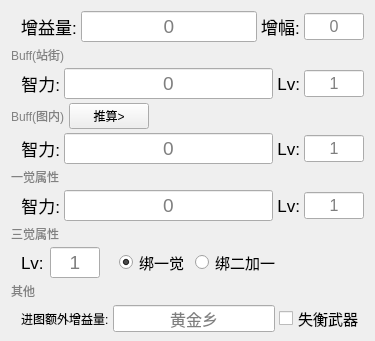
                   <widget class="QWidget" name="tab1">
                    <attribute name="title">
                     <string>基础属性</string>
                    </attribute>
                    <layout class="QVBoxLayout" name="verticalLayout">
                     <property name="spacing">
                      <number>4</number>
                     </property>
                     <property name="bottomMargin">
                      <number>8</number>
                     </property>
                     <item>
                      <layout class="QHBoxLayout" name="horizontalLayout_7">
                       <property name="leftMargin">
                        <number>10</number>
                       </property>
                       <item>
                        <widget class="QLabel" name="label_31">
                         <property name="font">
                          <font>
                           <family>Arial</family>
                           <pointsize>13</pointsize>
                           <weight>50</weight>
                           <bold>false</bold>
                          </font>
                         </property>
                         <property name="text">
                          <string>增益量:</string>
                         </property>
                         <property name="alignment">
                          <set>Qt::AlignCenter</set>
                         </property>
                        </widget>
                       </item>
                       <item>
                        <widget class="QLineEdit" name="buff_amount_out_map">
                         <property name="font">
                          <font>
                           <pointsize>14</pointsize>
                          </font>
                         </property>
                         <property name="inputMethodHints">
                          <set>Qt::ImhNone</set>
                         </property>
                         <property name="inputMask">
                          <string notr="true"/>
                         </property>
                         <property name="text">
                          <string/>
                         </property>
                         <property name="maxLength">
                          <number>32767</number>
                         </property>
                         <property name="alignment">
                          <set>Qt::AlignCenter</set>
                         </property>
                         <property name="placeholderText">
                          <string>0</string>
                         </property>
                         <property name="clearButtonEnabled">
                          <bool>false</bool>
                         </property>
                        </widget>
                       </item>
                       <item>
                        <widget class="QLabel" name="label_32">
                         <property name="font">
                          <font>
                           <family>Arial</family>
                           <pointsize>13</pointsize>
                           <weight>50</weight>
                           <bold>false</bold>
                          </font>
                         </property>
                         <property name="text">
                          <string>增幅:</string>
                         </property>
                         <property name="alignment">
                          <set>Qt::AlignCenter</set>
                         </property>
                        </widget>
                       </item>
                       <item>
                        <widget class="QLineEdit" name="buff_amount_enh">
                         <property name="minimumSize">
                          <size>
                           <width>50</width>
                           <height>0</height>
                          </size>
                         </property>
                         <property name="maximumSize">
                          <size>
                           <width>60</width>
                           <height>16777215</height>
                          </size>
                         </property>
                         <property name="font">
                          <font>
                           <pointsize>12</pointsize>
                          </font>
                         </property>
                         <property name="alignment">
                          <set>Qt::AlignCenter</set>
                         </property>
                         <property name="placeholderText">
                          <string>0</string>
                         </property>
                        </widget>
                       </item>
                      </layout>
                     </item>
                     <item>
                      <widget class="QLabel" name="label">
                       <property name="maximumSize">
                        <size>
                         <width>16777215</width>
                         <height>20</height>
                        </size>
                       </property>
                       <property name="styleSheet">
                        <string notr="true">color:rgb(129, 129, 129)</string>
                       </property>
                       <property name="frameShadow">
                        <enum>QFrame::Plain</enum>
                       </property>
                       <property name="lineWidth">
                        <number>1</number>
                       </property>
                       <property name="text">
                        <string>Buff(站街)</string>
                       </property>
                       <property name="margin">
                        <number>0</number>
                       </property>
                       <property name="indent">
                        <number>-1</number>
                       </property>
                      </widget>
                     </item>
                     <item>
                      <layout class="QHBoxLayout" name="horizontalLayout_4">
                       <property name="leftMargin">
                        <number>10</number>
                       </property>
                       <item>
                        <widget class="QLabel" name="attribute_1">
                         <property name="font">
                          <font>
                           <pointsize>13</pointsize>
                          </font>
                         </property>
                         <property name="text">
                          <string>智力:</string>
                         </property>
                         <property name="alignment">
                          <set>Qt::AlignRight|Qt::AlignTrailing|Qt::AlignVCenter</set>
                         </property>
                        </widget>
                       </item>
                       <item>
                        <widget class="QLineEdit" name="buff_intellect_out">
                         <property name="font">
                          <font>
                           <pointsize>14</pointsize>
                          </font>
                         </property>
                         <property name="inputMask">
                          <string/>
                         </property>
                         <property name="text">
                          <string/>
                         </property>
                         <property name="alignment">
                          <set>Qt::AlignCenter</set>
                         </property>
                         <property name="placeholderText">
                          <string>0</string>
                         </property>
                        </widget>
                       </item>
                       <item>
                        <widget class="QLabel" name="label_5">
                         <property name="font">
                          <font>
                           <pointsize>13</pointsize>
                          </font>
                         </property>
                         <property name="text">
                          <string>Lv:</string>
                         </property>
                         <property name="textFormat">
                          <enum>Qt::AutoText</enum>
                         </property>
                         <property name="scaledContents">
                          <bool>true</bool>
                         </property>
                         <property name="alignment">
                          <set>Qt::AlignRight|Qt::AlignTrailing|Qt::AlignVCenter</set>
                         </property>
                        </widget>
                       </item>
                       <item>
                        <widget class="QLineEdit" name="buff_lv_out">
                         <property name="minimumSize">
                          <size>
                           <width>50</width>
                           <height>0</height>
                          </size>
                         </property>
                         <property name="maximumSize">
                          <size>
                           <width>60</width>
                           <height>16777215</height>
                          </size>
                         </property>
                         <property name="font">
                          <font>
                           <pointsize>12</pointsize>
                          </font>
                         </property>
                         <property name="text">
                          <string/>
                         </property>
                         <property name="alignment">
                          <set>Qt::AlignCenter</set>
                         </property>
                         <property name="placeholderText">
                          <string>1</string>
                         </property>
                        </widget>
                       </item>
                      </layout>
                     </item>
                     <item>
                      <layout class="QHBoxLayout" name="horizontalLayout_17">
                       <item>
                        <widget class="QLabel" name="label_8">
                         <property name="styleSheet">
                          <string notr="true">color:rgb(129, 129, 129)</string>
                         </property>
                         <property name="text">
                          <string>Buff(图内)</string>
                         </property>
                        </widget>
                       </item>
                       <item>
                        <widget class="QPushButton" name="pushButton_2">
                         <property name="text">
                          <string>推算&gt;</string>
                         </property>
                        </widget>
                       </item>
                       <item>
                        <spacer name="horizontalSpacer_2">
                         <property name="orientation">
                          <enum>Qt::Horizontal</enum>
                         </property>
                         <property name="sizeHint" stdset="0">
                          <size>
                           <width>40</width>
                           <height>20</height>
                          </size>
                         </property>
                        </spacer>
                       </item>
                      </layout>
                     </item>
                     <item>
                      <layout class="QHBoxLayout" name="horizontalLayout">
                       <property name="leftMargin">
                        <number>10</number>
                       </property>
                       <item>
                        <widget class="QLabel" name="attribute_2">
                         <property name="minimumSize">
                          <size>
                           <width>0</width>
                           <height>0</height>
                          </size>
                         </property>
                         <property name="maximumSize">
                          <size>
                           <width>111111</width>
                           <height>22222</height>
                          </size>
                         </property>
                         <property name="font">
                          <font>
                           <pointsize>13</pointsize>
                          </font>
                         </property>
                         <property name="text">
                          <string>智力:</string>
                         </property>
                         <property name="alignment">
                          <set>Qt::AlignRight|Qt::AlignTrailing|Qt::AlignVCenter</set>
                         </property>
                        </widget>
                       </item>
                       <item>
                        <widget class="QLineEdit" name="buff_intellect_in">
                         <property name="font">
                          <font>
                           <pointsize>14</pointsize>
                          </font>
                         </property>
                         <property name="text">
                          <string/>
                         </property>
                         <property name="alignment">
                          <set>Qt::AlignCenter</set>
                         </property>
                         <property name="placeholderText">
                          <string>0</string>
                         </property>
                        </widget>
                       </item>
                       <item>
                        <widget class="QLabel" name="label_33">
                         <property name="minimumSize">
                          <size>
                           <width>0</width>
                           <height>0</height>
                          </size>
                         </property>
                         <property name="maximumSize">
                          <size>
                           <width>900</width>
                           <height>400</height>
                          </size>
                         </property>
                         <property name="font">
                          <font>
                           <pointsize>13</pointsize>
                          </font>
                         </property>
                         <property name="text">
                          <string>Lv:</string>
                         </property>
                         <property name="alignment">
                          <set>Qt::AlignRight|Qt::AlignTrailing|Qt::AlignVCenter</set>
                         </property>
                        </widget>
                       </item>
                       <item>
                        <widget class="QLineEdit" name="buff_lv_in">
                         <property name="minimumSize">
                          <size>
                           <width>50</width>
                           <height>0</height>
                          </size>
                         </property>
                         <property name="maximumSize">
                          <size>
                           <width>60</width>
                           <height>16777215</height>
                          </size>
                         </property>
                         <property name="font">
                          <font>
                           <pointsize>12</pointsize>
                          </font>
                         </property>
                         <property name="text">
                          <string/>
                         </property>
                         <property name="alignment">
                          <set>Qt::AlignCenter</set>
                         </property>
                         <property name="placeholderText">
                          <string>1</string>
                         </property>
                        </widget>
                       </item>
                      </layout>
                     </item>
                     <item>
                      <widget class="QLabel" name="label_10">
                       <property name="maximumSize">
                        <size>
                         <width>16777215</width>
                         <height>20</height>
                        </size>
                       </property>
                       <property name="font">
                        <font>
                         <pointsize>9</pointsize>
                        </font>
                       </property>
                       <property name="styleSheet">
                        <string notr="true">color:rgb(129, 129, 129)</string>
                       </property>
                       <property name="text">
                        <string>一觉属性</string>
                       </property>
                      </widget>
                     </item>
                     <item>
                      <layout class="QHBoxLayout" name="horizontalLayout_27">
                       <property name="leftMargin">
                        <number>10</number>
                       </property>
                       <item>
                        <widget class="QLabel" name="attribute_3">
                         <property name="minimumSize">
                          <size>
                           <width>0</width>
                           <height>0</height>
                          </size>
                         </property>
                         <property name="maximumSize">
                          <size>
                           <width>111111</width>
                           <height>22222</height>
                          </size>
                         </property>
                         <property name="font">
                          <font>
                           <pointsize>13</pointsize>
                          </font>
                         </property>
                         <property name="text">
                          <string>智力:</string>
                         </property>
                         <property name="alignment">
                          <set>Qt::AlignRight|Qt::AlignTrailing|Qt::AlignVCenter</set>
                         </property>
                        </widget>
                       </item>
                       <item>
                        <widget class="QLineEdit" name="ty_intellect">
                         <property name="font">
                          <font>
                           <pointsize>14</pointsize>
                          </font>
                         </property>
                         <property name="text">
                          <string/>
                         </property>
                         <property name="alignment">
                          <set>Qt::AlignCenter</set>
                         </property>
                         <property name="placeholderText">
                          <string>0</string>
                         </property>
                        </widget>
                       </item>
                       <item>
                        <widget class="QLabel" name="label_37">
                         <property name="minimumSize">
                          <size>
                           <width>0</width>
                           <height>0</height>
                          </size>
                         </property>
                         <property name="maximumSize">
                          <size>
                           <width>900</width>
                           <height>400</height>
                          </size>
                         </property>
                         <property name="font">
                          <font>
                           <pointsize>13</pointsize>
                          </font>
                         </property>
                         <property name="text">
                          <string>Lv:</string>
                         </property>
                         <property name="alignment">
                          <set>Qt::AlignRight|Qt::AlignTrailing|Qt::AlignVCenter</set>
                         </property>
                        </widget>
                       </item>
                       <item>
                        <widget class="QLineEdit" name="ty_lv">
                         <property name="minimumSize">
                          <size>
                           <width>50</width>
                           <height>0</height>
                          </size>
                         </property>
                         <property name="maximumSize">
                          <size>
                           <width>60</width>
                           <height>16777215</height>
                          </size>
                         </property>
                         <property name="font">
                          <font>
                           <pointsize>12</pointsize>
                          </font>
                         </property>
                         <property name="text">
                          <string/>
                         </property>
                         <property name="alignment">
                          <set>Qt::AlignCenter</set>
                         </property>
                         <property name="placeholderText">
                          <string>1</string>
                         </property>
                        </widget>
                       </item>
                      </layout>
                     </item>
                     <item>
                      <widget class="QLabel" name="label_14">
                       <property name="maximumSize">
                        <size>
                         <width>16777215</width>
                         <height>20</height>
                        </size>
                       </property>
                       <property name="styleSheet">
                        <string notr="true">color:rgb(129, 129, 129)</string>
                       </property>
                       <property name="text">
                        <string>三觉属性</string>
                       </property>
                      </widget>
                     </item>
                     <item>
                      <layout class="QHBoxLayout" name="horizontalLayout_3">
                       <property name="spacing">
                        <number>6</number>
                       </property>
                       <property name="leftMargin">
                        <number>10</number>
                       </property>
                       <item>
                        <widget class="QLabel" name="label_22">
                         <property name="font">
                          <font>
                           <pointsize>13</pointsize>
                          </font>
                         </property>
                         <property name="text">
                          <string>Lv:</string>
                         </property>
                        </widget>
                       </item>
                       <item>
                        <widget class="QLineEdit" name="ty3_lv">
                         <property name="minimumSize">
                          <size>
                           <width>50</width>
                           <height>0</height>
                          </size>
                         </property>
                         <property name="maximumSize">
                          <size>
                           <width>0</width>
                           <height>16777215</height>
                          </size>
                         </property>
                         <property name="font">
                          <font>
                           <pointsize>14</pointsize>
                          </font>
                         </property>
                         <property name="text">
                          <string/>
                         </property>
                         <property name="alignment">
                          <set>Qt::AlignCenter</set>
                         </property>
                         <property name="placeholderText">
                          <string>1</string>
                         </property>
                        </widget>
                       </item>
                       <item>
                        <widget class="QLabel" name="label_42">
                         <property name="text">
                          <string/>
                         </property>
                        </widget>
                       </item>
                       <item>
                        <widget class="QRadioButton" name="rb1">
                         <property name="font">
                          <font>
                           <pointsize>11</pointsize>
                          </font>
                         </property>
                         <property name="text">
                          <string>绑一觉</string>
                         </property>
                         <property name="checked">
                          <bool>true</bool>
                         </property>
                        </widget>
                       </item>
                       <item>
                        <widget class="QRadioButton" name="rb2">
                         <property name="font">
                          <font>
                           <pointsize>11</pointsize>
                          </font>
                         </property>
                         <property name="text">
                          <string>绑二加一</string>
                         </property>
                        </widget>
                       </item>
                       <item>
                        <spacer name="horizontalSpacer_3">
                         <property name="orientation">
                          <enum>Qt::Horizontal</enum>
                         </property>
                         <property name="sizeHint" stdset="0">
                          <size>
                           <width>40</width>
                           <height>20</height>
                          </size>
                         </property>
                        </spacer>
                       </item>
                      </layout>
                     </item>
                     <item>
                      <widget class="QLabel" name="label_29">
                       <property name="maximumSize">
                        <size>
                         <width>16777215</width>
                         <height>20</height>
                        </size>
                       </property>
                       <property name="styleSheet">
                        <string notr="true">color:rgb(129, 129, 129)</string>
                       </property>
                       <property name="text">
                        <string>其他</string>
                       </property>
                      </widget>
                     </item>
                     <item>
                      <layout class="QHBoxLayout" name="horizontalLayout_9">
                       <property name="leftMargin">
                        <number>10</number>
                       </property>
                       <item>
                        <widget class="QLabel" name="label_28">
                         <property name="font">
                          <font>
                           <pointsize>9</pointsize>
                          </font>
                         </property>
                         <property name="text">
                          <string>进图额外增益量:</string>
                         </property>
                        </widget>
                       </item>
                       <item>
                        <widget class="QLineEdit" name="buff_amount_in_map">
                         <property name="font">
                          <font>
                           <pointsize>12</pointsize>
                          </font>
                         </property>
                         <property name="text">
                          <string/>
                         </property>
                         <property name="alignment">
                          <set>Qt::AlignCenter</set>
                         </property>
                         <property name="placeholderText">
                          <string>黄金乡</string>
                         </property>
                        </widget>
                       </item>
                       <item>
                        <widget class="QCheckBox" name="cp_arm">
                         <property name="enabled">
                          <bool>true</bool>
                         </property>
                         <property name="font">
                          <font>
                           <pointsize>11</pointsize>
                           <weight>50</weight>
                           <bold>false</bold>
                          </font>
                         </property>
                         <property name="styleSheet">
                          <string notr="true">QCheckBox {
  

   }


</string>
                         </property>
                         <property name="text">
                          <string>失衡武器</string>
                         </property>
                         <property name="checked">
                          <bool>false</bool>
                         </property>
                         <property name="autoExclusive">
                          <bool>false</bool>
                         </property>
                        </widget>
                       </item>
                      </layout>
                     </item>
                    </layout>
                   </widget>
